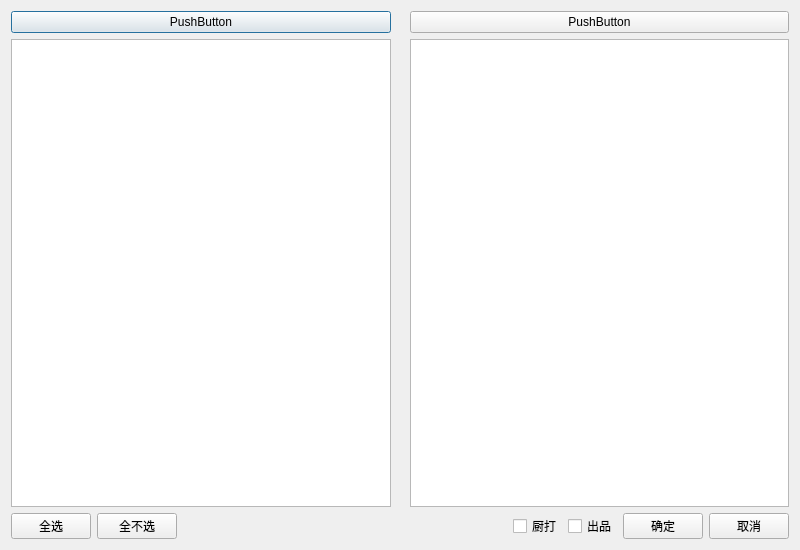
<?xml version="1.0" encoding="UTF-8"?>
<ui version="4.0">
 <class>w_scr_dish_restaurant_table_dish_transfer</class>
 <widget class="QDialog" name="w_scr_dish_restaurant_table_dish_transfer">
  <property name="geometry">
   <rect>
    <x>0</x>
    <y>0</y>
    <width>800</width>
    <height>550</height>
   </rect>
  </property>
  <property name="windowTitle">
   <string>Dialog</string>
  </property>
  <layout class="QVBoxLayout" name="verticalLayout">
   <item>
    <layout class="QGridLayout" name="gridLayout">
     <item row="0" column="0">
      <layout class="QHBoxLayout" name="horizontalLayout_2">
       <item>
        <widget class="QPushButton" name="pushButton_cur">
         <property name="text">
          <string>PushButton</string>
         </property>
        </widget>
       </item>
      </layout>
     </item>
     <item row="0" column="2">
      <layout class="QHBoxLayout" name="horizontalLayout_3">
       <item>
        <widget class="QPushButton" name="pushButton_des">
         <property name="text">
          <string>PushButton</string>
         </property>
        </widget>
       </item>
      </layout>
     </item>
     <item row="1" column="0">
      <widget class="lds_tableView" name="tableView_cur"/>
     </item>
     <item row="1" column="1">
      <widget class="QLabel" name="label_4">
       <property name="styleSheet">
        <string notr="true"/>
       </property>
       <property name="text">
        <string/>
       </property>
       <property name="pixmap">
        <pixmap resource="../res.qrc">:/image/widgets_pic/arrowright.png</pixmap>
       </property>
      </widget>
     </item>
     <item row="1" column="2">
      <widget class="lds_tableView" name="tableView_des"/>
     </item>
    </layout>
   </item>
   <item>
    <layout class="QHBoxLayout" name="horizontalLayout">
     <item>
      <widget class="lds_toolbar_button" name="pushButton_cur_selectall">
       <property name="text">
        <string>全选</string>
       </property>
       <property name="outer_stylesheet" stdset="0">
        <string>pushbutton</string>
       </property>
      </widget>
     </item>
     <item>
      <widget class="lds_toolbar_button" name="pushButton_cur_unselectall">
       <property name="text">
        <string>全不选</string>
       </property>
       <property name="outer_stylesheet" stdset="0">
        <string>pushbutton</string>
       </property>
      </widget>
     </item>
     <item>
      <spacer name="horizontalSpacer">
       <property name="orientation">
        <enum>Qt::Horizontal</enum>
       </property>
       <property name="sizeHint" stdset="0">
        <size>
         <width>40</width>
         <height>20</height>
        </size>
       </property>
      </spacer>
     </item>
     <item>
      <widget class="QCheckBox" name="checkBox_tranfer_print">
       <property name="text">
        <string>厨打</string>
       </property>
      </widget>
     </item>
     <item>
      <widget class="QCheckBox" name="checkBox_tranfer_out">
       <property name="text">
        <string>出品</string>
       </property>
      </widget>
     </item>
     <item>
      <widget class="lds_toolbar_button" name="pushButton_ok">
       <property name="text">
        <string>确定</string>
       </property>
       <property name="outer_stylesheet" stdset="0">
        <string>pushbutton</string>
       </property>
      </widget>
     </item>
     <item>
      <widget class="lds_toolbar_button" name="pushButton_cancel">
       <property name="text">
        <string>取消</string>
       </property>
       <property name="outer_stylesheet" stdset="0">
        <string>pushbutton</string>
       </property>
      </widget>
     </item>
    </layout>
   </item>
  </layout>
 </widget>
 <customwidgets>
  <customwidget>
   <class>lds_toolbar_button</class>
   <extends>QPushButton</extends>
   <header>lds_toolbar_button.h</header>
  </customwidget>
  <customwidget>
   <class>lds_tableView</class>
   <extends>QTableView</extends>
   <header>lds_tableview.h</header>
  </customwidget>
 </customwidgets>
 <resources>
  <include location="../res.qrc"/>
 </resources>
 <connections/>
</ui>
